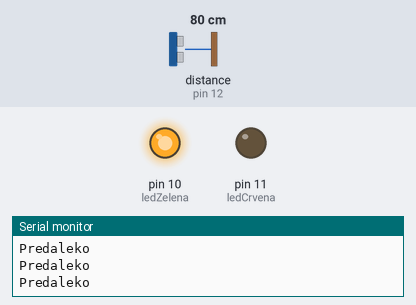
The sketch below on a simulated Arduino Uno, built with avr-gcc and run on an emulated ATmega328P. Shown: output pins drawn as LEDs (lit = HIGH), the last lines printed to the serial monitor. Wiring (inferred from the names in the program): ultrasonic range finder: trigger pin 13; echo pin 12. Dashed ring = blinking. Inputs (shaded band) come from the test bench; at power-on: distance to the obstacle (sensor on pin 12) 80 cm. The echo pulse lasts 58.3 µs per cm; pins used as bus, display or sensor lines are not drawn.

Above: at 1.2 s.
1.3 s: distance to the obstacle (sensor on pin 12) set to 26 cm
4.3 s: distance to the obstacle (sensor on pin 12) set to 23 cm
At 5.5 s:
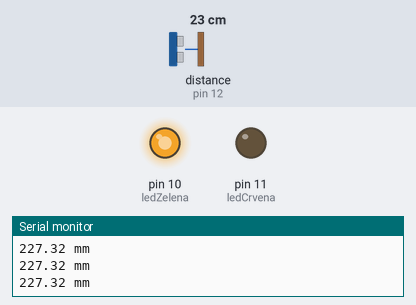
5.8 s: distance to the obstacle (sensor on pin 12) set to 2 cm
At 5.96 s:
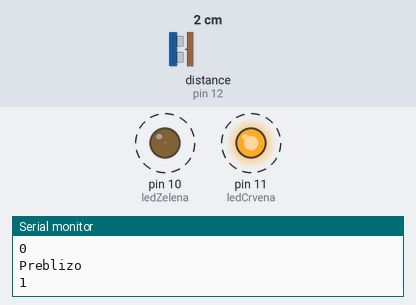
8.8 s: distance to the obstacle (sensor on pin 12) set to 5 cm
10.4 s: distance to the obstacle (sensor on pin 12) set to 9 cm
At 11.3 s:
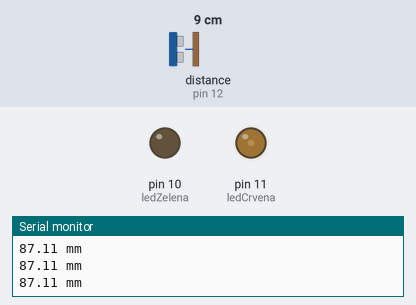
11.9 s: distance to the obstacle (sensor on pin 12) set to 12 cm
At 12.7 s:
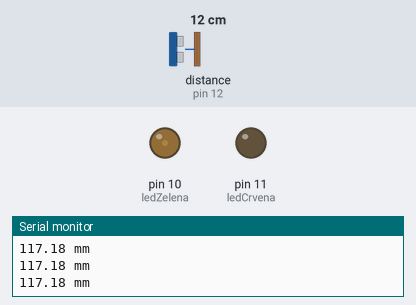
Timing chart, 0 to 14.4 s (numbered marks = the images above; inputs shaded):
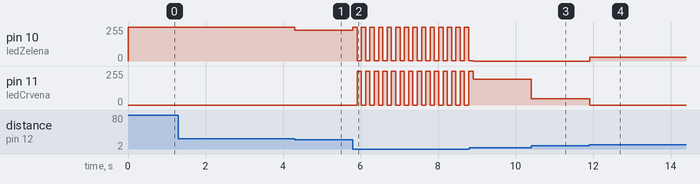

Measured:
- the behaviour switches between 10 and 11 cm on distance to the obstacle (sensor on pin 12) (found by bisection; images 3 and 4)
- after the input at 4.3 s, pin 10 (ledZelena): 255/255 → 231/255 at once
- after the input at 5.8 s, pin 10 (ledZelena): alternates 255/255 for 0.11 s and 1/255 for 0.11 s, starting at once; pin 11 (ledCrvena): alternates 255/255 for 0.11 s and 0/255 for 0.11 s, starting after 0.11 s
- after the input at 10.4 s, pin 11 (ledCrvena): 194/255 → 48/255 at once
- after the input at 11.9 s, pin 10 (ledZelena): 0/255 → 30/255 at once; pin 11 (ledCrvena): 48/255 → 0/255 at once

The sketch:

distant.ino
```cpp
#define trigPin 13 // digitalni izlaz D13
#define echoPin 12 // digitalni izlaz D12
#define ledCrvena 11 // PWM izlaz 11
#define ledZelena 10 // PWM izlaz 10

  float duration, distance;
  double sjaj;
  int k=0;

void setup() {
  Serial.begin (9600);
  pinMode(trigPin, OUTPUT);
  pinMode(echoPin, INPUT);
  pinMode(ledCrvena, OUTPUT);
  pinMode(ledZelena, OUTPUT);
}

void loop() {


  digitalWrite(trigPin, LOW);
  delayMicroseconds(2);
  digitalWrite(trigPin, HIGH);
  delayMicroseconds(4);
  digitalWrite(trigPin, LOW);
  duration = pulseIn(echoPin, HIGH);
  distance = (duration/2) / 2.91;
  if (distance < 100 && distance >30) {
  sjaj=map(distance,30,100,0,255);
  analogWrite(ledCrvena,255-sjaj);
  analogWrite(ledZelena,0);
}
  if (distance >= 100 && distance <240) {
    sjaj=map(distance, 100,240,0,255);
    analogWrite(ledCrvena,0);
    analogWrite(ledZelena,sjaj);
  }
  if (distance >= 240){
    Serial.println("Predaleko");
    analogWrite(ledCrvena,0);
    analogWrite(ledZelena,255);
  }
  else if (distance <= 30){
    Serial.println("Preblizo");
    Serial.println(k);
    switch (k) {
      case 0: {analogWrite(ledCrvena,0);analogWrite(ledZelena,255);k=1;delay(100); }
      break;
      case 1: {analogWrite(ledCrvena,255);analogWrite(ledZelena,1);k=0;delay(100); }
      break;
    }

  }
  else {
    Serial.print(distance);
    Serial.println(" mm");
  }
  delay(10);
}
```
